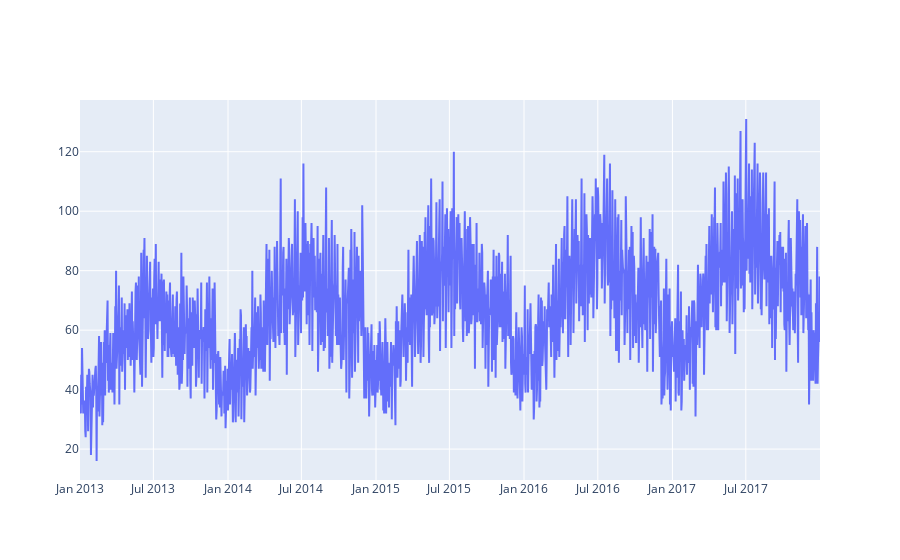
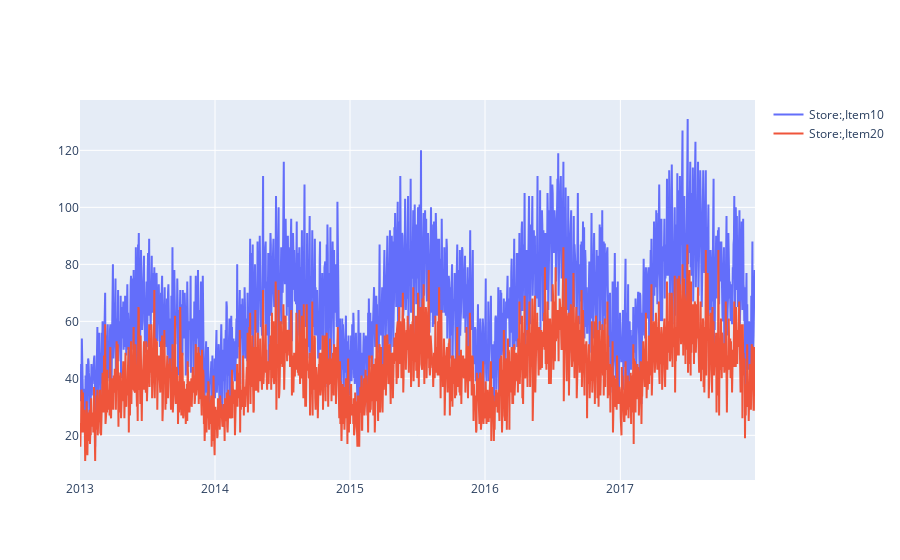
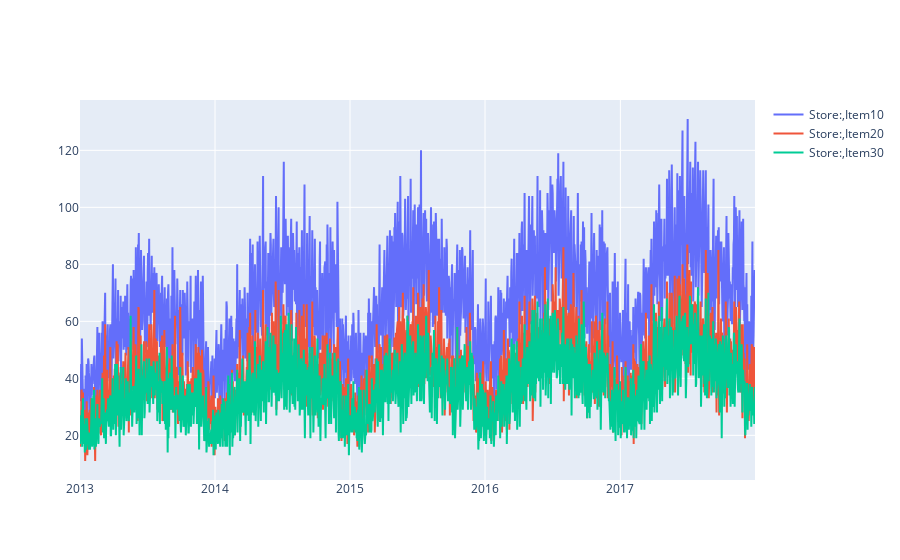
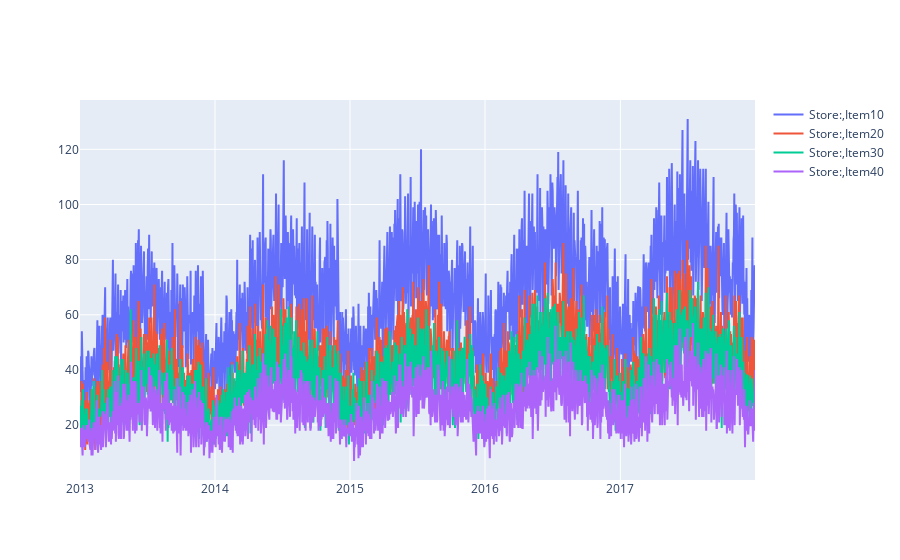

The code cell stored with these charts, in order, in its notebook:
### Code cell
def sales_monthly(data):
    multi_store_item_df=data.copy()
    store_ids=[1,1,1,1]
    item_ids = [10, 20, 30, 40]
    print('Before filter:',multi_store_item_df.shape)
    multi_store_item_df=multi_store_item_df[multi_store_item_df.store.isin(store_ids)]
    multi_store_item_df = multi_store_item_df[multi_store_item_df.item.isin(item_ids)]
    print("after filter: ",multi_store_item_df.shape)
    multi_store_item_ts_data=[]
    for st,it in zip(store_ids,item_ids):
        flt=multi_store_item_df[multi_store_item_df.store==st]
        flt = flt[flt.item == it]
        multi_store_item_ts_data.append(go.Scatter(x=flt.date,y=flt.sales,name="Store:"+",Item"+str(it)))
        py.iplot(multi_store_item_ts_data)
    return (multi_store_item_df)

multi_store_item_df = sales_monthly(train_df)

### Figure 1 — Plotly figure (JSON) as saved in the notebook; plotly's stock layout.template omitted (floating-point values rounded to 4 significant figures; data arrays with more than 128 entries replaced by an {"elided": "..."} marker saying what was removed)
{"data": [{"name": "Store:,Item10", "type": "scatter", "x": {"elided": "1826 str values"}, "y": {"elided": "1826 int values"}}], "layout": {}}

### Figure 2 — Plotly figure (JSON) as saved in the notebook; plotly's stock layout.template omitted (floating-point values rounded to 4 significant figures; data arrays with more than 128 entries replaced by an {"elided": "..."} marker saying what was removed)
{"data": [{"name": "Store:,Item10", "type": "scatter", "x": {"elided": "1826 str values"}, "y": {"elided": "1826 int values"}}, {"name": "Store:,Item20", "type": "scatter", "x": {"elided": "1826 str values"}, "y": {"elided": "1826 int values"}}], "layout": {}}

### Figure 3 — Plotly figure (JSON) as saved in the notebook; plotly's stock layout.template omitted (floating-point values rounded to 4 significant figures; data arrays with more than 128 entries replaced by an {"elided": "..."} marker saying what was removed)
{"data": [{"name": "Store:,Item10", "type": "scatter", "x": {"elided": "1826 str values"}, "y": {"elided": "1826 int values"}}, {"name": "Store:,Item20", "type": "scatter", "x": {"elided": "1826 str values"}, "y": {"elided": "1826 int values"}}, {"name": "Store:,Item30", "type": "scatter", "x": {"elided": "1826 str values"}, "y": {"elided": "1826 int values"}}], "layout": {}}

### Figure 4 — Plotly figure (JSON) as saved in the notebook; plotly's stock layout.template omitted (floating-point values rounded to 4 significant figures; data arrays with more than 128 entries replaced by an {"elided": "..."} marker saying what was removed)
{"data": [{"name": "Store:,Item10", "type": "scatter", "x": {"elided": "1826 str values"}, "y": {"elided": "1826 int values"}}, {"name": "Store:,Item20", "type": "scatter", "x": {"elided": "1826 str values"}, "y": {"elided": "1826 int values"}}, {"name": "Store:,Item30", "type": "scatter", "x": {"elided": "1826 str values"}, "y": {"elided": "1826 int values"}}, {"name": "Store:,Item40", "type": "scatter", "x": {"elided": "1826 str values"}, "y": {"elided": "1826 int values"}}], "layout": {}}
